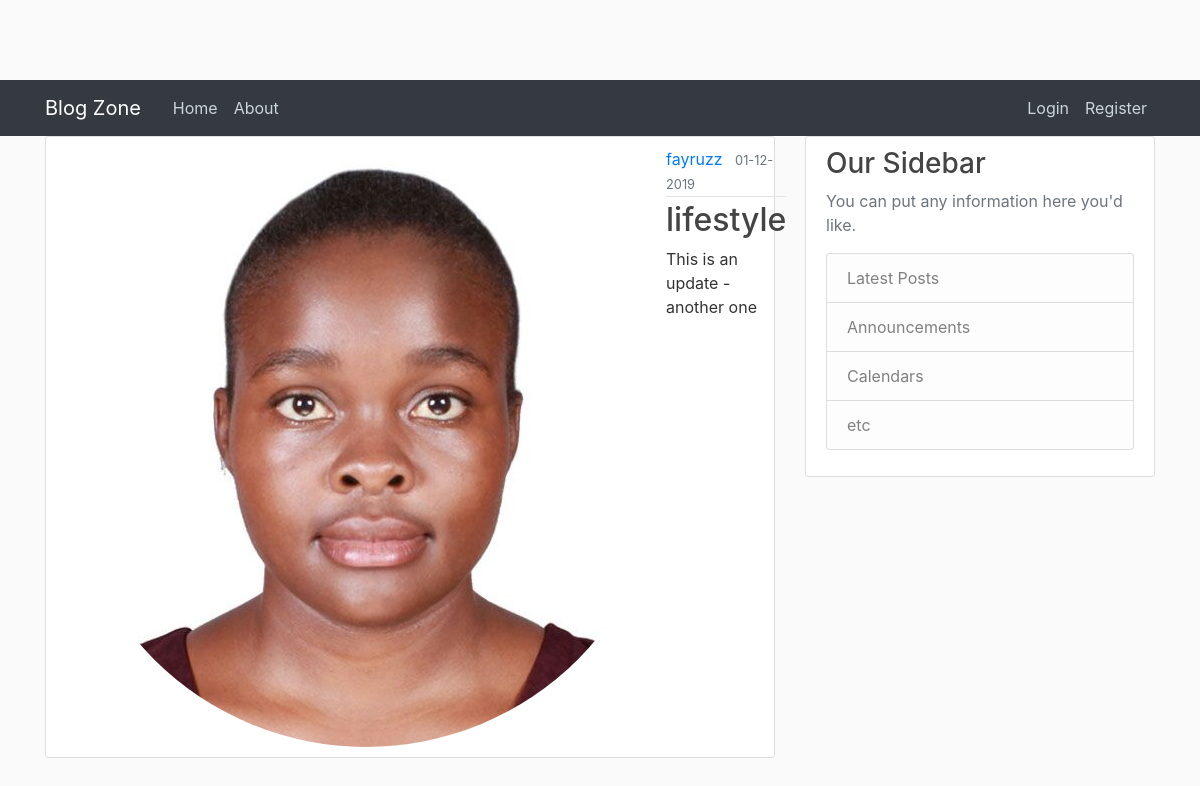
The page /blog/1 on the database its author committed.
### app/models.py (models this page shows, shortened)
class User(db.Model,UserMixin):
  id =db.Column(db.Integer,primary_key= True)
  email =db.Column(db.String(100),unique= True,nullable= False)
  username =db.Column(db.String(100),unique= True,nullable= False)
  image_file =db.Column(db.String(100),nullable= False, default="default.jpeg")
  password =db.Column(db.String(100),nullable= False)
  posts =db.relationship('Post',backref= 'author',lazy=True)

class Post(db.Model):
  id =db.Column(db.Integer,primary_key= True)
  title =db.Column(db.String(100),nullable= False)
  date_posted =db.Column(db.DateTime,nullable= False,default=datetime.utcnow)
  content =db.Column(db.Text,nullable= False)
  user_id= db.Column(db.Integer,db.ForeignKey('user.id'),nullable=False)

### app/posts/views.py (the view)
@posts.route('/blog/<int:post_id>')
def blog(post_id):
  post =Post.query.get_or_404(post_id)
  return render_template('blog.html',title= post.title,post=post)

### app/templates/blog.html (shortened to what this page needs)
{%extends "base.html"%}
{% block content %}
<article class="media content-section">
  <img class="rounded-circle" src="{{url_for('static',filename='profile_pics.jpg/'+ post.author.image_file)}}" alt="">
  <div class="media-body">
    <div class="article-metadata">
      <a class="mr-2" href="#">{{ post.author.username }}</a>
      <small class="text-muted">{{ post.date_posted.strftime('%d-%m-%Y')}}</small>
    </div>
    <h2 class="article-title">{{ post.title }}</h2>
    <p class="article-content">{{ post.content }}</p>
  </div>
</article>
{% endblock %}

### app/static/styles.css (style rules this page uses)
body { background: #fafafa; color: #333333; margin-top: 5rem; }
h1, h2, h3, h4, h5, h6 { color: #444444; }
.content-section { background: #ffffff; padding: 10px 20px; border: 1px solid #dddddd; border-radius: 3px; margin-bottom: 20px; }
.article-title { color: #444444; }
.article-content { white-space: pre-line; }
.article-metadata { padding-bottom: 1px; margin-bottom: 4px; border-bottom: 1px solid #e3e3e3 }

### rows shown on the page
User: image_file (picture), author.username "fayruzz"
Post: date_posted "01-12-2019", title "lifestyle", content "This is an update -another one"
